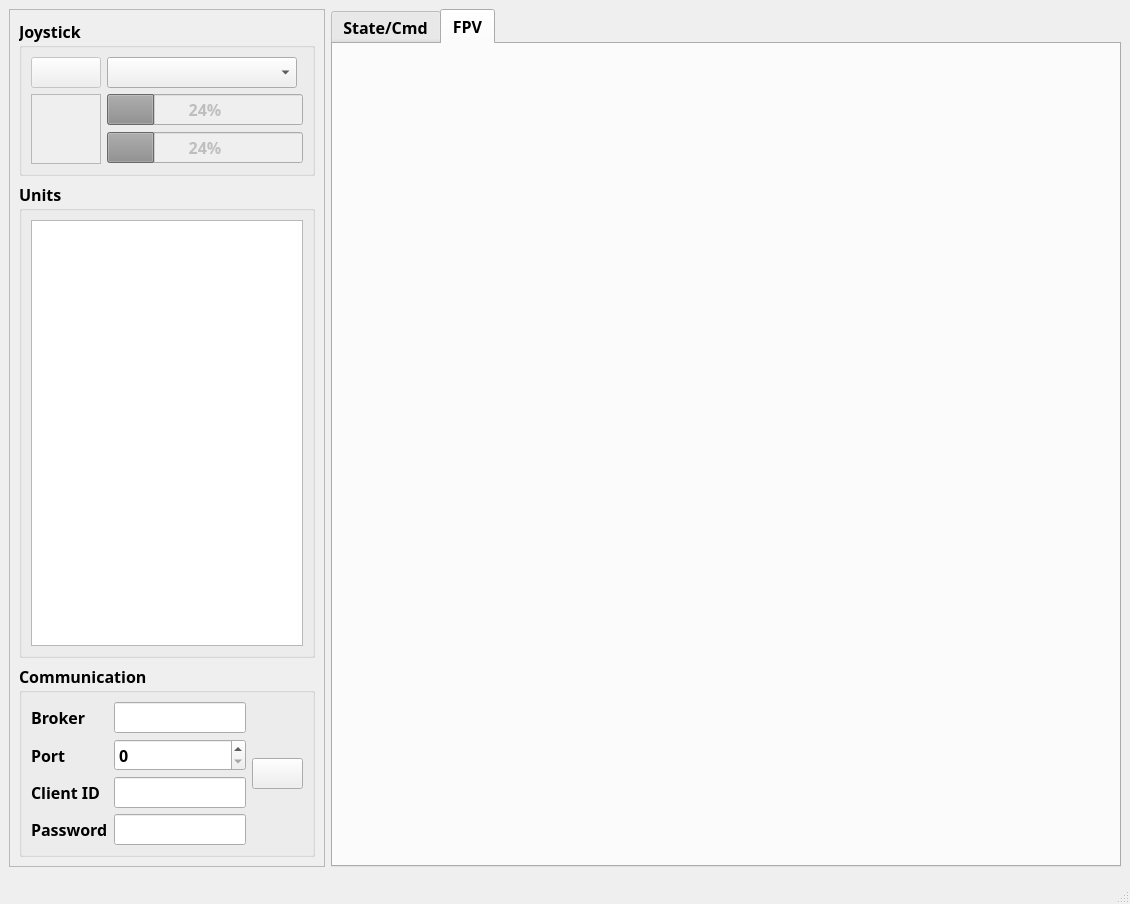
<?xml version="1.0" encoding="UTF-8"?>
<ui version="4.0">
 <class>MainWindow</class>
 <widget class="QMainWindow" name="MainWindow">
  <property name="geometry">
   <rect>
    <x>0</x>
    <y>0</y>
    <width>1130</width>
    <height>904</height>
   </rect>
  </property>
  <property name="sizePolicy">
   <sizepolicy hsizetype="Preferred" vsizetype="Preferred">
    <horstretch>0</horstretch>
    <verstretch>0</verstretch>
   </sizepolicy>
  </property>
  <property name="font">
   <font>
    <family>Nunito SemiBold</family>
    <pointsize>12</pointsize>
    <weight>75</weight>
    <italic>false</italic>
    <bold>true</bold>
   </font>
  </property>
  <property name="windowTitle">
   <string>RC Mission Commander</string>
  </property>
  <property name="windowIcon">
   <iconset resource="../assets/resources.qrc">
    <normaloff>:/window/icons/app-icon.png</normaloff>:/window/icons/app-icon.png</iconset>
  </property>
  <widget class="QWidget" name="centralwidget">
   <layout class="QHBoxLayout" name="horizontalLayout" stretch="2,5">
    <item>
     <widget class="QFrame" name="unitMngmtFrame">
      <property name="frameShape">
       <enum>QFrame::StyledPanel</enum>
      </property>
      <property name="frameShadow">
       <enum>QFrame::Raised</enum>
      </property>
      <layout class="QVBoxLayout" name="verticalLayout">
       <item>
        <widget class="QGroupBox" name="joystickGroupBex">
         <property name="title">
          <string>Joystick</string>
         </property>
         <layout class="QGridLayout" name="gridLayout" rowstretch="0,0,0" columnstretch="1,3,0">
          <item row="1" column="0" rowspan="2">
           <widget class="QGraphicsView" name="joystickWheelIcon">
            <property name="enabled">
             <bool>false</bool>
            </property>
            <property name="verticalScrollBarPolicy">
             <enum>Qt::ScrollBarAlwaysOff</enum>
            </property>
            <property name="horizontalScrollBarPolicy">
             <enum>Qt::ScrollBarAlwaysOff</enum>
            </property>
           </widget>
          </item>
          <item row="0" column="1">
           <widget class="QComboBox" name="joystickSelect"/>
          </item>
          <item row="0" column="0">
           <widget class="QPushButton" name="joystickSettingsBtn">
            <property name="enabled">
             <bool>false</bool>
            </property>
            <property name="maximumSize">
             <size>
              <width>16777215</width>
              <height>16777215</height>
             </size>
            </property>
            <property name="text">
             <string/>
            </property>
            <property name="icon">
             <iconset resource="../assets/resources.qrc">
              <normaloff>:/common/icons/setting.svg</normaloff>:/common/icons/setting.svg</iconset>
            </property>
           </widget>
          </item>
          <item row="1" column="1" colspan="2">
           <widget class="QProgressBar" name="joystickThrlBar">
            <property name="enabled">
             <bool>false</bool>
            </property>
            <property name="value">
             <number>24</number>
            </property>
           </widget>
          </item>
          <item row="2" column="1" colspan="2">
           <widget class="QProgressBar" name="joystickBrkBar">
            <property name="enabled">
             <bool>false</bool>
            </property>
            <property name="value">
             <number>24</number>
            </property>
           </widget>
          </item>
         </layout>
        </widget>
       </item>
       <item>
        <widget class="QGroupBox" name="unitsGroupBox">
         <property name="title">
          <string>Units</string>
         </property>
         <layout class="QVBoxLayout" name="verticalLayout_2">
          <item>
           <widget class="QListView" name="unitsListView"/>
          </item>
         </layout>
        </widget>
       </item>
       <item>
        <widget class="QGroupBox" name="commGroupBox">
         <property name="title">
          <string>Communication</string>
         </property>
         <layout class="QGridLayout" name="gridLayout_2" columnstretch="1,0,0">
          <item row="2" column="1">
           <widget class="QLineEdit" name="lineEdit_2"/>
          </item>
          <item row="1" column="0">
           <widget class="QLabel" name="brokerPortLabel">
            <property name="text">
             <string>Port</string>
            </property>
           </widget>
          </item>
          <item row="0" column="0">
           <widget class="QLabel" name="brokerHostnameLabel">
            <property name="text">
             <string>Broker</string>
            </property>
           </widget>
          </item>
          <item row="0" column="1">
           <widget class="QLineEdit" name="lineEdit"/>
          </item>
          <item row="1" column="1">
           <widget class="QSpinBox" name="spinBox"/>
          </item>
          <item row="3" column="1">
           <widget class="QLineEdit" name="lineEdit_3">
            <property name="echoMode">
             <enum>QLineEdit::PasswordEchoOnEdit</enum>
            </property>
           </widget>
          </item>
          <item row="0" column="2" rowspan="4">
           <widget class="QPushButton" name="connectionBtn">
            <property name="text">
             <string/>
            </property>
            <property name="icon">
             <iconset resource="../assets/resources.qrc">
              <normaloff>:/communication/icons/disconnected.svg</normaloff>:/communication/icons/disconnected.svg</iconset>
            </property>
            <property name="iconSize">
             <size>
              <width>32</width>
              <height>32</height>
             </size>
            </property>
           </widget>
          </item>
          <item row="2" column="0">
           <widget class="QLabel" name="mqttIdLabel">
            <property name="text">
             <string>Client ID</string>
            </property>
           </widget>
          </item>
          <item row="3" column="0">
           <widget class="QLabel" name="mqttPasswordLabel">
            <property name="text">
             <string>Password</string>
            </property>
           </widget>
          </item>
         </layout>
        </widget>
       </item>
      </layout>
     </widget>
    </item>
    <item>
     <widget class="QTabWidget" name="cmdTabs">
      <property name="currentIndex">
       <number>1</number>
      </property>
      <widget class="QWidget" name="stateCmdTab">
       <attribute name="title">
        <string>State/Cmd</string>
       </attribute>
      </widget>
      <widget class="QWidget" name="fpvTab">
       <attribute name="title">
        <string>FPV</string>
       </attribute>
      </widget>
     </widget>
    </item>
   </layout>
  </widget>
  <widget class="QMenuBar" name="menubar">
   <property name="enabled">
    <bool>true</bool>
   </property>
   <property name="geometry">
    <rect>
     <x>0</x>
     <y>0</y>
     <width>1130</width>
     <height>35</height>
    </rect>
   </property>
  </widget>
  <widget class="QStatusBar" name="statusbar">
   <property name="enabled">
    <bool>true</bool>
   </property>
  </widget>
 </widget>
 <resources>
  <include location="../assets/resources.qrc"/>
 </resources>
 <connections/>
</ui>
